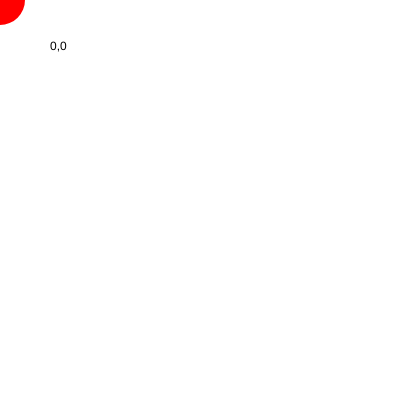
Frame 1 (no input)
Frame 60 (no input): identical to frame 1, image omitted
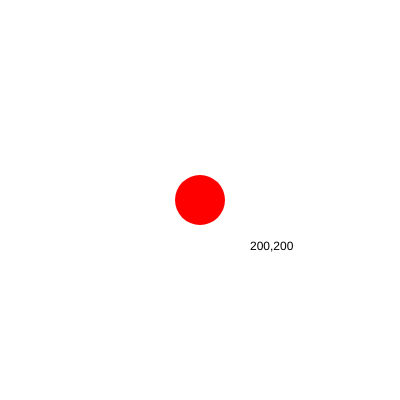
Frame 120 (the mouse pressed at the canvas centre since frame 60)

The p5.js sketch that drew these frames (run headless with seeded random() and noise() and a simulated clock; from frame 60 on, the mouse is pressed at the canvas centre):

// p5.js sketch
// ── sketch.js
// setup function - used for commands that need to run only once
function setup()
{
  // only put code here that you want to happen one time,
  // at the start of your program

  // create a canvas element on the page
  createCanvas(400,400);

  // don't draw any "strokes" on our shapes
  noStroke();

  // turn off the mouse cursor
  noCursor();
}

// draw function - this is our 'game' loop that automatically
// executes over and over
function draw()
{
  // erase the background
  background(255);

  // set a red fill
  fill(255,0,0);

  // draw an ellipse where the mouse is
  ellipse(mouseX, mouseY, 50, 50);

  // set a black fill
  fill(0);

  // report the position of the mouse
  text(int(mouseX)+","+int(mouseY), mouseX+50, mouseY+50);
}
